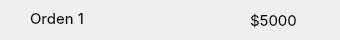
<?xml version="1.0" encoding="UTF-8"?>
<ui version="4.0">
 <class>tarjetaOrden</class>
 <widget class="QWidget" name="tarjetaOrden">
  <property name="geometry">
   <rect>
    <x>0</x>
    <y>0</y>
    <width>340</width>
    <height>40</height>
   </rect>
  </property>
  <property name="minimumSize">
   <size>
    <width>340</width>
    <height>40</height>
   </size>
  </property>
  <property name="maximumSize">
   <size>
    <width>435</width>
    <height>50</height>
   </size>
  </property>
  <property name="windowTitle">
   <string>Form</string>
  </property>
  <property name="styleSheet">
   <string notr="true">border: none;
background: none;</string>
  </property>
  <widget class="QLabel" name="numero_orden">
   <property name="geometry">
    <rect>
     <x>30</x>
     <y>10</y>
     <width>71</width>
     <height>16</height>
    </rect>
   </property>
   <property name="font">
    <font>
     <family>SF Pro Text</family>
     <pointsize>11</pointsize>
    </font>
   </property>
   <property name="text">
    <string>Orden 1</string>
   </property>
  </widget>
  <widget class="QLabel" name="precio">
   <property name="geometry">
    <rect>
     <x>250</x>
     <y>10</y>
     <width>71</width>
     <height>21</height>
    </rect>
   </property>
   <property name="font">
    <font>
     <family>SF Pro Text</family>
     <pointsize>11</pointsize>
    </font>
   </property>
   <property name="text">
    <string>$5000</string>
   </property>
  </widget>
 </widget>
 <resources/>
 <connections/>
</ui>
